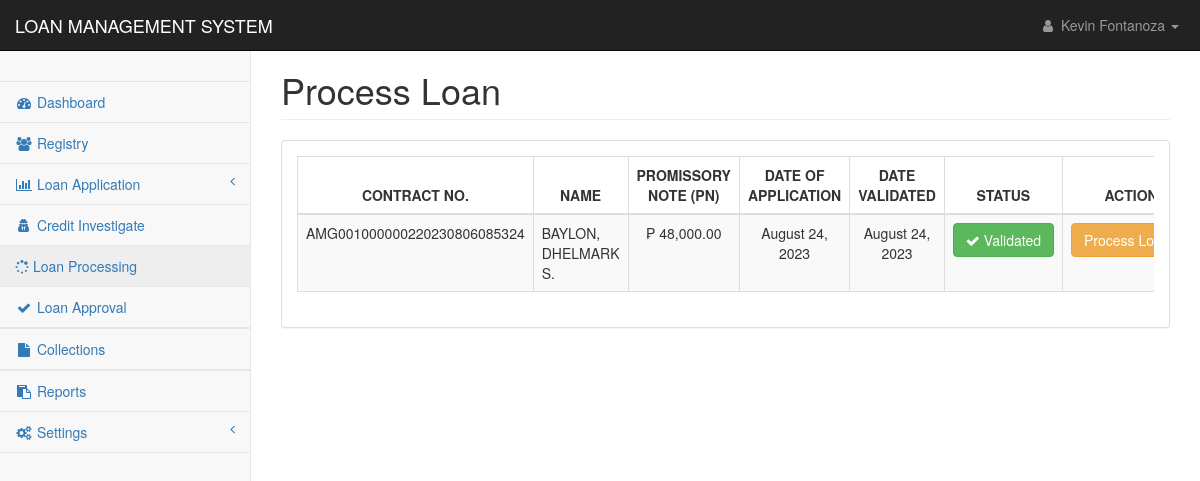
The page /pages/process_loan.php (signed in) on the database as committed earlier.
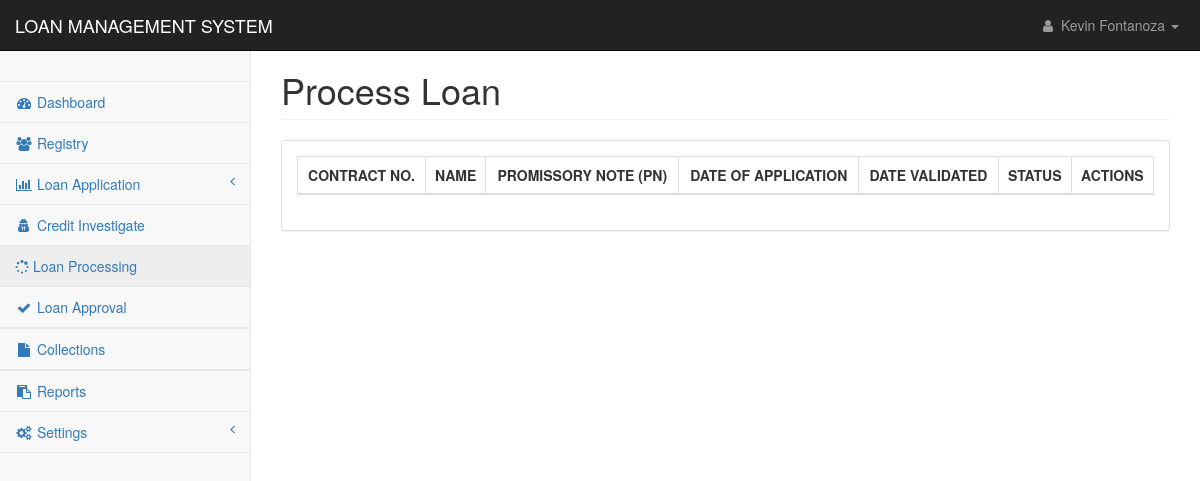
The same page on the database as committed later.
### tables this page shows
CREATE TABLE `loan_applications` (
  `loan_id` int(11) NOT NULL,
  `contract_no` text NOT NULL,
  `client_id` text NOT NULL,
  `loan_type` int(11) NOT NULL,
  `loan_duration` int(11) NOT NULL,
  `loan_amount` double NOT NULL,
  `interest_amount` double NOT NULL,
  `other_fee` double NOT NULL,
  `total_cashout` double NOT NULL,
  `monthly_amortization` int(11) NOT NULL,
  `mop` text NOT NULL,
  `ob` double NOT NULL,
  `udi_percentage` int(11) NOT NULL,
  `udi_value` double NOT NULL,
  `interest_percentage` int(11) NOT NULL,
  `application_date` datetime NOT NULL DEFAULT current_timestamp(),
  `ci_status` int(11) NOT NULL,
  `ci_by` text NOT NULL,
  `ci_remarks` text NOT NULL,
  `ci_date` datetime DEFAULT NULL,
  `approval` int(11) NOT NULL,
  `processed_by` text NOT NULL,
  `date_flagged` datetime DEFAULT NULL,
  `remarks` text NOT NULL,
  `paid` int(11) NOT NULL,
  `loan_status` text NOT NULL,
  `process_status` int(11) NOT NULL,
  `effective_date` date NOT NULL
);

CREATE TABLE `applicants_personal` (
  `applicant_id` int(11) NOT NULL,
  `applicant_code` text NOT NULL,
  `firstname` text NOT NULL,
  `middlename` text NOT NULL,
  `lastname` text NOT NULL,
  `suffix` text NOT NULL,
  `nickname` text NOT NULL,
  `age` text NOT NULL,
  `gender` text NOT NULL,
  `contact1` text NOT NULL,
  `mstatus` text NOT NULL,
  `dob1` date NOT NULL,
  `pob1` text NOT NULL,
  `block1` text NOT NULL,
  `street1` text NOT NULL,
  `phase1` text NOT NULL,
  `brgy1` text NOT NULL,
  `city1` text NOT NULL,
  `province1` text NOT NULL,
  `map_url` text NOT NULL,
  `residence1` text NOT NULL,
  `lwith1` text NOT NULL,
  `block2` text NOT NULL,
  `street2` text NOT NULL,
  `phase2` text NOT NULL,
  `brgy2` text NOT NULL,
  `city2` text NOT NULL,
  `province2` text NOT NULL,
  `residence2` text NOT NULL,
  `lwith2` text NOT NULL,
  `mothername` text NOT NULL,
  `mothercon` text NOT NULL,
  `fathername` text NOT NULL,
  `fathercon` text NOT NULL,
  `file` text NOT NULL,
  `date_encoded` date NOT NULL
);

### pages/process_loan.php (the view, shortened to what the changed rows need)
<?php
include('../config/conn.php');
?>
<!DOCTYPE html>
<html lang="en">
<head>
    <link href="../css/bootstrap.min.css" rel="stylesheet">
    <link href="../css/metisMenu.min.css" rel="stylesheet">
    <link href="../css/dataTables/dataTables.bootstrap.css" rel="stylesheet">
    <link href="../css/dataTables/dataTables.responsive.css" rel="stylesheet">
    <link href="../css/startmin.css" rel="stylesheet">
    <link href="../css/font-awesome.min.css" rel="stylesheet" type="text/css">
</head>
<body>
    <div id="wrapper">
        <?php include('nav.php');?>
        <div id="page-wrapper">
            <div class="container-fluid">
                <div class="row">
                    <div class="col-lg-12">
                        <h1 class="page-header">Process Loan</h1>
                    </div>
                </div>
                <div class="row">
                    <div class="col-lg-12">
                        <div class="panel panel-default">
                            <div class="panel-body">
                                <div class="table-responsive">
                                    <table class="table table-striped table-bordered table-hover"
                                        id="dataTables-example">
                                        <thead>
                                            <tr>
                                                <th style="text-align:center;">CONTRACT NO.</th>
                                                <th style="text-align:center;">NAME</th>
                                                <th style="text-align:center;">PROMISSORY NOTE (PN)</th>
                                                <th style="text-align:center;">DATE OF APPLICATION</th>
                                                <th style="text-align:center;">DATE VALIDATED</th>
                                                <th style="text-align:center;">STATUS</th>
                                                <th style="text-align:center;">ACTIONS</th>
                                            </tr>
                                        </thead>
                                        <tbody>
                                            <?php
                                                $sql ="SELECT * FROM loan_applications
                                                INNER JOIN applicants_personal
                                                ON applicants_personal.applicant_code = loan_applications.client_id WHERE loan_applications.ci_status != 0
                                                ORDER BY applicants_personal.lastname ASC";
                                                $res = mysqli_query($con,$sql);
                                                    if(mysqli_num_rows($res) > 0){
                                                        while($row = mysqli_fetch_assoc($res)) {
                                                        $cid = $row['applicant_code'];
                                                        $adate = $row['application_date'];
                                                ?>
                                            <tr class="odd gradeX">
                                                <td><?php echo $row['contract_no'];?></td>
                                                <td><?php echo $row['lastname'].', '.$row['firstname'].' '.$row['suffix'].' '.$row['middlename'];?>
                                                </td>
                                                <td style="text-align:center;">₱
                                                    <?php echo number_format($row['loan_amount'],2);?></td>
                                                <td class="text-center"><?php echo date('F d, Y',strtotime($adate));?>
                                                </td>
                                                <td style="text-align:center;">
                                                    <?php
                                                    if($row['ci_date'] != null){
                                                        echo date('F d, Y',strtotime($row['ci_date']));
                                                    }else{
                                                     echo date('F d, Y',strtotime($row['date_flagged']));
                                                    }
                                                    ?>
                                                </td>
                                                <td style="text-align:center;"><span class='btn btn-success'> <i
                                                            class='fa fa-check'></i> Validated</span></td>
                                                <td style="text-align:center">
                                                    <button type="button"
                                                        onclick="{window.location.href = 'contract_signing.php?id=<?= $cid ?>&cn=<?= $row['contract_no'] ?>'}"
                                                        class="btn btn-warning btn-sml">Process
                                                        Loan <i class="fa fa-long-arrow-right"></i></button>
                                                </td>
                                            </tr>
                                            <?php
                                                }
                                            }?>
                                        </tbody>
                                    </table>
                                </div>
                            </div>
                        </div>
                    </div>
                </div>
            </div>
        </div>
    </div>
</body>
</html>

### pages/nav.php (shortened to what the changed rows need)
<nav class="navbar navbar-inverse navbar-fixed-top" role="navigation">
    <div class="navbar-header">
        <a class="navbar-brand" href="index.php">LOAN MANAGEMENT SYSTEM</a>
    </div>
</nav>

Rows that differ between the two databases and show on the page:
no longer on this page (row edited): loan_applications: contract_no "AMG001000000220230806085324", applicants_personal.lastname "BAYLON", applicants_personal.firstname "DHELMARK", applicants_personal.middlename "S.", loan_amount "48,000.00", application_date "August 24, 2023", ci_date "August 24, 2023"
